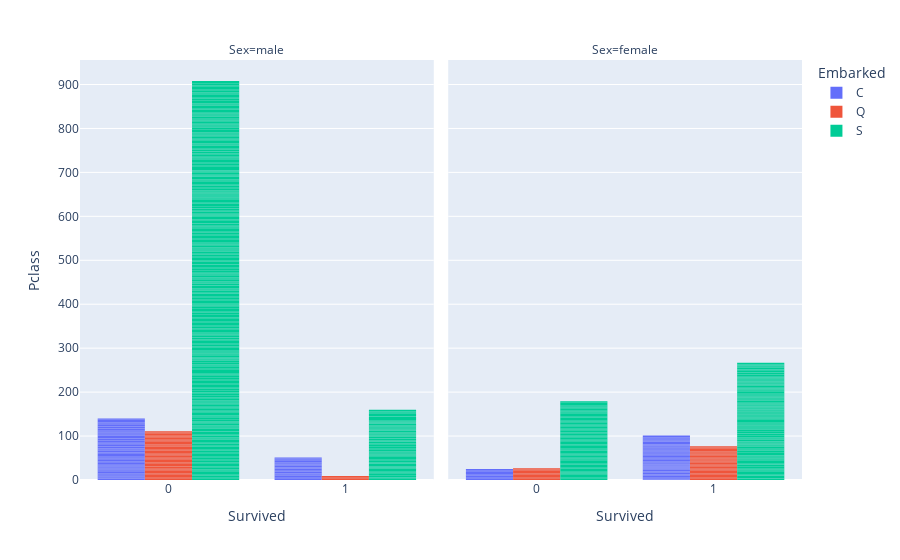

The code cell stored with this chart in its notebook:
### Code cell
import plotly.express as px
#
# Gruppiertes Balkendiagramm erstellen (vertikal)
fig = px.bar(df, y="Pclass", x="Survived", color="Embarked", barmode="group", facet_col="Sex",
             category_orders={"Pclass": [1, 2, 3],          # Passagierklassen geordnet
                              "Embarked": ["C", "Q", "S"],  # Häfen: Cherbourg, Queenstown, Southampton
                              "Sex": ["male", "female"]})   # Geschlechter geordnet

# Entferne die Linien in den Balken
fig.update_traces(marker_line_width=0) 

# Diagramm anzeigen
fig.show()

### Figure 1 — Plotly figure (JSON) as saved in the notebook; plotly's stock layout.template omitted (floating-point values rounded to 4 significant figures; data arrays with more than 128 entries replaced by an {"elided": "..."} marker saying what was removed)
{"data": [{"alignmentgroup": "True", "hovertemplate": "Embarked=C<br>Sex=male<br>Survived=%{x}<br>Pclass=%{y}<extra></extra>", "legendgroup": "C", "marker": {"color": "#636efa", "line": {"width": 0}, "pattern": {"shape": ""}}, "name": "C", "offsetgroup": "C", "orientation": "v", "showlegend": true, "textposition": "auto", "type": "bar", "x": [0, 0, 0, 1, 0, 0, 0, 0, 0, 0, 1, 0, 0, 1, 0, 0, 1, 0, 0, 0, 0, 0, 0, 0, 1, 1, 0, 0, 0, 0, 0, 0, 0, 0, 0, 0, 1, 0, 0, 0, 0, 0, 1, 1, 1, 0, 0, 0, 0, 0, 0, 0, 0, 0, 1, 1, 1, 0, 0, 0, 0, 1, 0, 1, 1, 0, 1, 1, 1, 1, 0, 0, 1, 1, 0, 0, 0, 1, 0, 1, 1, 0, 0, 0, 0, 0, 1, 0, 1, 0, 1, 0, 0, 0, 1], "xaxis": "x", "y": [3, 1, 1, 3, 3, 3, 1, 3, 3, 1, 3, 3, 1, 1, 1, 2, 3, 3, 2, 1, 1, 1, 2, 3, 3, 1, 3, 1, 3, 2, 1, 3, 2, 3, 3, 2, 1, 1, 1, 3, 3, 1, 1, 3, 1, 1, 1, 3, 1, 3, 3, 3, 3, 1, 2, 1, 3, 1, 3, 1, 3, 1, 3, 1, 1, 3, 3, 1, 1, 1, 1, 3, 1, 1, 2, 3, 1, 3, 3, 1, 3, 1, 3, 1, 1, 3, 3, 2, 2, 3, 1, 3, 3, 3, 1], "yaxis": "y"}, {"alignmentgroup": "True", "hovertemplate": "Embarked=C<br>Sex=female<br>Survived=%{x}<br>Pclass=%{y}<extra></extra>", "legendgroup": "C", "marker": {"color": "#636efa", "line": {"width": 0}, "pattern": {"shape": ""}}, "name": "C", "offsetgroup": "C", "orientation": "v", "showlegend": false, "textposition": "auto", "type": "bar", "x": [1, 1, 1, 1, 1, 1, 1, 0, 0, 1, 0, 0, 1, 1, 1, 1, 0, 1, 1, 1, 1, 1, 1, 1, 1, 1, 1, 1, 1, 1, 1, 0, 1, 1, 1, 1, 1, 1, 1, 1, 1, 1, 1, 1, 1, 1, 1, 1, 1, 1, 0, 1, 1, 1, 1, 1, 1, 1, 0, 1, 1, 1, 1, 1, 1, 1, 1, 0, 1, 1, 1, 1, 1], "xaxis": "x2", "y": [1, 2, 3, 1, 3, 2, 1, 3, 3, 3, 3, 1, 1, 1, 1, 1, 3, 3, 1, 1, 1, 1, 1, 1, 1, 1, 1, 1, 1, 1, 1, 3, 1, 3, 1, 1, 1, 3, 2, 1, 3, 3, 2, 1, 1, 1, 3, 1, 1, 1, 3, 1, 1, 2, 1, 3, 3, 1, 3, 1, 1, 1, 3, 3, 1, 1, 1, 3, 3, 2, 2, 3, 1], "yaxis": "y2"}, {"alignmentgroup": "True", "hovertemplate": "Embarked=Q<br>Sex=male<br>Survived=%{x}<br>Pclass=%{y}<extra></extra>", "legendgroup": "Q", "marker": {"color": "#EF553B", "line": {"width": 0}, "pattern": {"shape": ""}}, "name": "Q", "offsetgroup": "Q", "orientation": "v", "showlegend": true, "textposition": "auto", "type": "bar", "x": [0, 0, 0, 0, 0, 0, 0, 0, 0, 0, 0, 0, 0, 0, 1, 0, 0, 0, 0, 0, 0, 0, 1, 0, 0, 0, 0, 0, 0, 0, 0, 0, 0, 0, 0, 0, 0, 0, 0, 1, 0], "xaxis": "x", "y": [3, 3, 3, 3, 3, 3, 3, 3, 3, 3, 1, 3, 3, 3, 3, 3, 3, 3, 3, 3, 3, 3, 3, 3, 3, 3, 3, 3, 2, 3, 3, 3, 3, 3, 3, 3, 3, 3, 3, 3, 3], "yaxis": "y"}, {"alignmentgroup": "True", "hovertemplate": "Embarked=Q<br>Sex=female<br>Survived=%{x}<br>Pclass=%{y}<extra></extra>", "legendgroup": "Q", "marker": {"color": "#EF553B", "line": {"width": 0}, "pattern": {"shape": ""}}, "name": "Q", "offsetgroup": "Q", "orientation": "v", "showlegend": false, "textposition": "auto", "type": "bar", "x": [1, 1, 1, 1, 1, 1, 1, 1, 1, 1, 1, 1, 0, 1, 1, 1, 1, 1, 1, 1, 1, 1, 1, 0, 0, 1, 0, 1, 1, 0, 0, 0, 1, 1, 0, 0], "xaxis": "x2", "y": [3, 3, 3, 3, 3, 3, 3, 3, 3, 3, 3, 3, 3, 3, 3, 3, 2, 2, 3, 3, 3, 3, 1, 3, 3, 3, 3, 3, 3, 3, 3, 3, 3, 3, 3, 3], "yaxis": "y2"}, {"alignmentgroup": "True", "hovertemplate": "Embarked=S<br>Sex=male<br>Survived=%{x}<br>Pclass=%{y}<extra></extra>", "legendgroup": "S", "marker": {"color": "#00cc96", "line": {"width": 0}, "pattern": {"shape": ""}}, "name": "S", "offsetgroup": "S", "orientation": "v", "showlegend": true, "textposition": "auto", "type": "bar", "x": {"elided": "441 int values"}, "xaxis": "x", "y": {"elided": "441 int values"}, "yaxis": "y"}, {"alignmentgroup": "True", "hovertemplate": "Embarked=S<br>Sex=female<br>Survived=%{x}<br>Pclass=%{y}<extra></extra>", "legendgroup": "S", "marker": {"color": "#00cc96", "line": {"width": 0}, "pattern": {"shape": ""}}, "name": "S", "offsetgroup": "S", "orientation": "v", "showlegend": false, "textposition": "auto", "type": "bar", "x": {"elided": "203 int values"}, "xaxis": "x2", "y": {"elided": "203 int values"}, "yaxis": "y2"}], "layout": {"annotations": [{"font": {}, "showarrow": false, "text": "Sex=male", "x": 0.245, "xanchor": "center", "xref": "paper", "y": 1, "yanchor": "bottom", "yref": "paper"}, {"font": {}, "showarrow": false, "text": "Sex=female", "x": 0.755, "xanchor": "center", "xref": "paper", "y": 1, "yanchor": "bottom", "yref": "paper"}], "barmode": "group", "legend": {"title": {"text": "Embarked"}, "tracegroupgap": 0}, "margin": {"t": 60}, "xaxis": {"anchor": "y", "domain": [0, 0.49], "title": {"text": "Survived"}}, "xaxis2": {"anchor": "y2", "domain": [0.51, 1], "matches": "x", "title": {"text": "Survived"}}, "yaxis": {"anchor": "x", "categoryarray": [3, 2, 1], "categoryorder": "array", "domain": [0, 1], "title": {"text": "Pclass"}}, "yaxis2": {"anchor": "x2", "domain": [0, 1], "matches": "y", "showticklabels": false}}}
